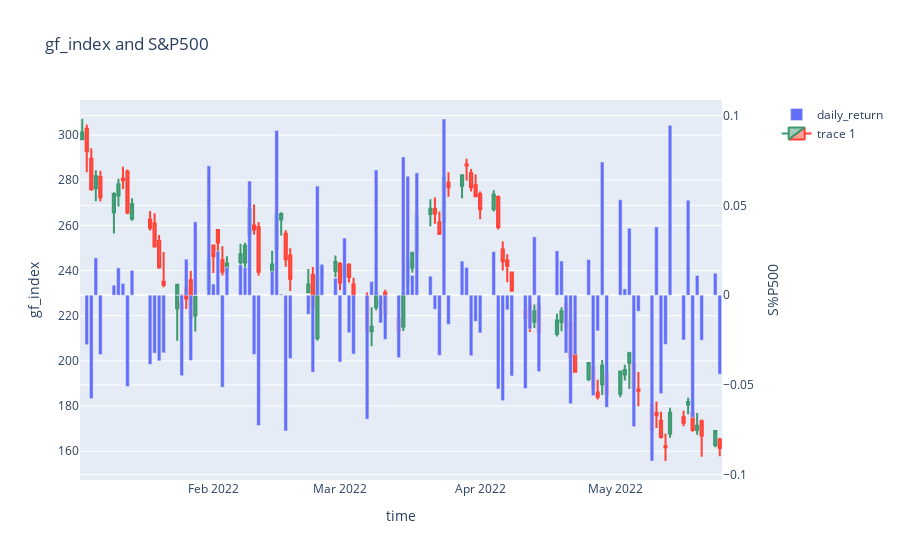

The cell this chart's notebook holds for it:
### Code cell
from plotly.subplots import make_subplots
import plotly.graph_objects as go
df = df_yf.copy()
fig5 = make_subplots(specs=[[{"secondary_y": True}]])

# Add traces
fig5.add_trace(
    go.Bar(x=df.index, y=df.daily_return, name="daily_return"),
    secondary_y=True,
)

fig5.add_trace(
#     go.Scatter(x=result.upload_date, y=result.adjclose_filled, name="adjclose filled"),
#     secondary_y=True
    go.Candlestick(x=df.index,
                open=df.open, high=df.high,
                low=df.low, close=df['adj close'])
)

# Add figure title
fig5.update_layout(
    title_text=f"gf_index and S&P500"
)

# Set x-axis title
fig5.update_xaxes(title_text="time")
fig5.update_layout(xaxis_rangeslider_visible=False)
# Set y-axes titles
fig5.update_yaxes(title_text="gf_index", secondary_y=False)
fig5.update_yaxes(title_text="S%P500", secondary_y=True)

fig5.show()

# fig5.write_html(f"./plots/fgi_sp500_2012.html")
